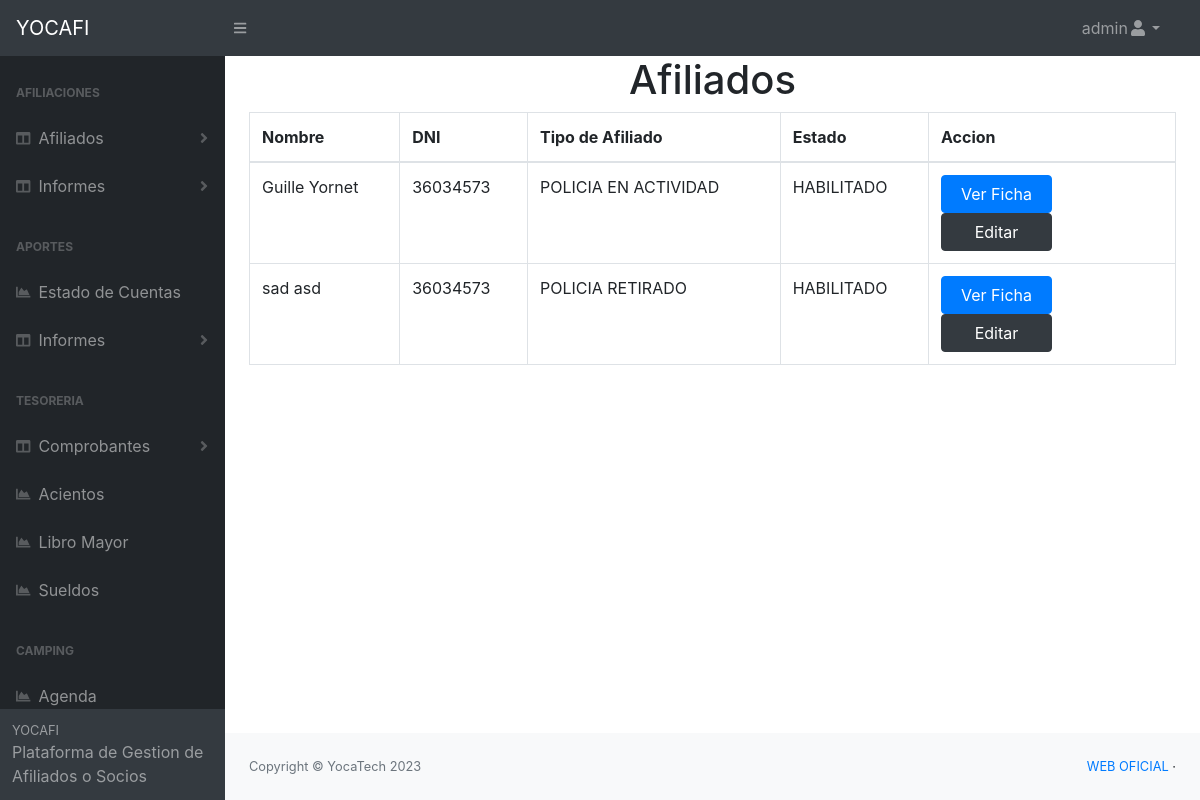
The app's page /pages/ver_afiliados.php (signed in), older data.
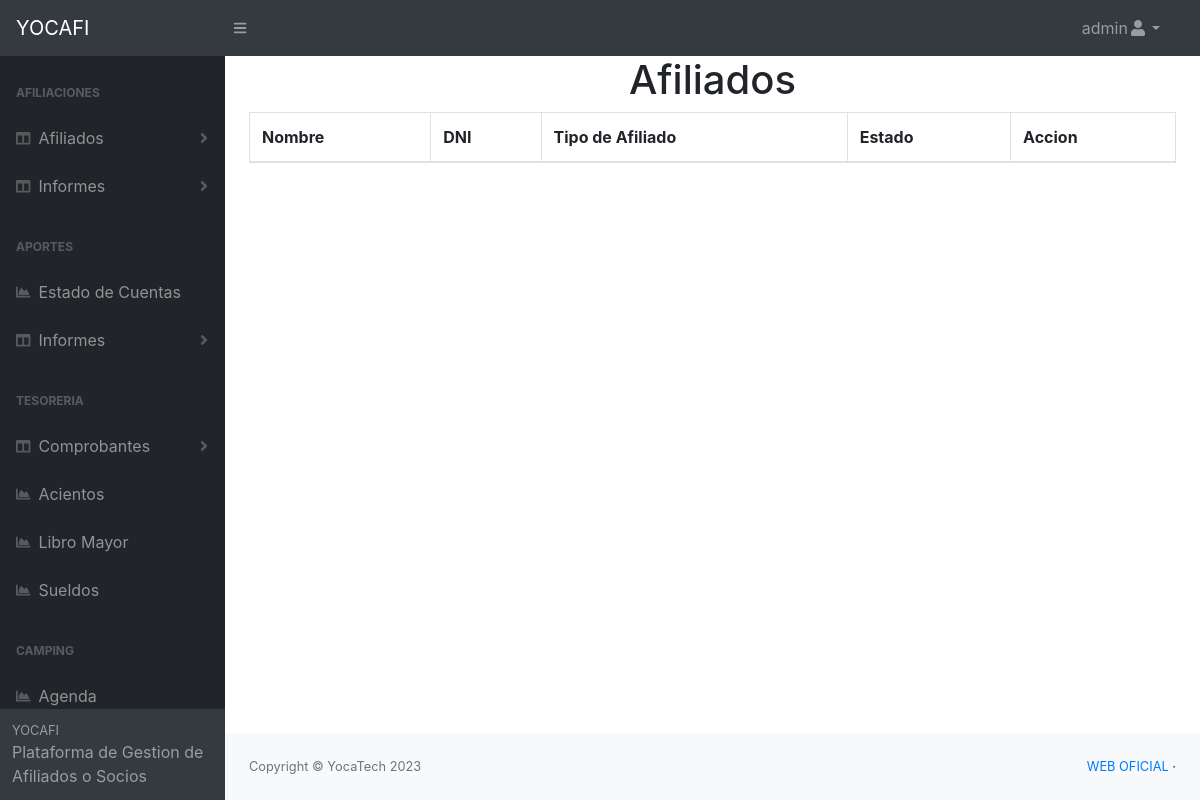
The same page, newer data.
### tables this page shows
CREATE TABLE `afiliado_titular` (
  `id` int(11) NOT NULL,
  `nombre` text NOT NULL,
  `apellido` text NOT NULL,
  `dni` text NOT NULL,
  `fecha_nacimiento` date NOT NULL,
  `domicilio` text NOT NULL,
  `telefono` text NOT NULL,
  `email` text DEFAULT NULL,
  `departamento` text NOT NULL,
  `estado_civil` text NOT NULL,
  `genero` text NOT NULL,
  `tipo_socio` text NOT NULL,
  `servicio_salud` varchar(10) NOT NULL,
  `socio_vitalicio` varchar(10) NOT NULL,
  `padron` text NOT NULL,
  `sector_laboral` text NOT NULL,
  `fecha_carga` date DEFAULT NULL,
  `hora_carga` time DEFAULT NULL,
  `usuario_carga` text NOT NULL,
  `estado` text DEFAULT NULL,
  `fecha_estado` date DEFAULT NULL,
  `hora_estado` time DEFAULT NULL,
  `usuario_estado` text DEFAULT NULL,
  `fecha_baja` date DEFAULT NULL,
  `hora_baja` time DEFAULT NULL,
  `usuario_baja` text DEFAULT NULL,
  `fecha_edicion` date DEFAULT NULL,
  `hora_edicion` time DEFAULT NULL,
  `usuario_edita` text DEFAULT NULL
);

### pages/ver_afiliados.php (the view, shortened to what this page needs)
<?php
    require 'conexion.php';
    $usuario = $_SESSION['usuario'];
    $tipo_usuario = $_SESSION['tipo_usuario'];
    $sql = "SELECT * FROM afiliado_titular";
    $resultado = $mysqli->query($sql);
?>
<?php
    include "header.php";
?>
    <body class="sb-nav-fixed">
    <?php
    include "nav_principal.php";
    ?>
        <div id="layoutSidenav">
           <?php
           include "inc_nav.php";
           ?>
            <div id="layoutSidenav_content">
                <main>
                    <h1 class="text-center">Afiliados</h1>
    <div class="container">
       <div class="row">
           <div class="col-lg-12">
            <table id="example" class="table table-bordered  display nowrap" cellspacing="0" width="100%">
                <thead>
                    <tr>
                        <th>Nombre</th>
                        <th>DNI</th>
                        <th>Tipo de Afiliado</th>
                        <th>Estado</th>
                        <th>Accion</th>
                    </tr>
                </thead>
                <tbody>
                   <?php while ($row = $resultado->fetch_assoc()) { ?>
                    <tr>
                        <td><?php echo $row['nombre']." ".$row['apellido']; ?></td>
                        <td><?php echo $row['dni']; ?></td>
                        <td><?php echo $row['tipo_socio']; ?></td>
                        <td><?php echo $row['estado']; ?></td>
                             <td><a href="ver_ficha.php?id=<?php echo $row['id']; ?>"class='btn btn-primary col-6 mr-2'>Ver Ficha</a><a href="editar_ficha.php?id=<?php echo $row['id']; ?>"class='btn btn-dark col-6'>Editar</a></td>
                    </tr>
                    <?php } ?>
                </tbody>
            </table>
           </div>
       </div>
    </div>
                </main>
                <?php
                    include "footer.php";
                ?>
            </div>
        </div>
    </body>
</html>

### pages/header.php (shortened to what this page needs)
<!DOCTYPE html>
<html lang="es">
    <head>
        <link rel="stylesheet" type="" href="../bootstrap/css/bootstrap.min.css">
        <link rel="stylesheet" type="" href="../css/estilos.css">
        <link rel="stylesheet" type="" href="../css/agenda.css">
        <link href="../css/styles.css" rel="stylesheet" />
        <link href="https://cdn.datatables.net/1.10.20/css/dataTables.bootstrap4.min.css" rel="stylesheet" />
    <link rel="stylesheet" href="https://stackpath.bootstrapcdn.com/bootstrap/4.4.1/css/bootstrap.min.css">
<link rel="stylesheet" type="text/css" href="https://cdn.datatables.net/v/bs4/dt-1.10.20/datatables.min.css"/>
<link rel="stylesheet" type="text/css" href="https://cdn.datatables.net/responsive/2.2.3/css/responsive.dataTables.min.css">
    <link rel="stylesheet" type="" href="../bootstrap/css/bootstrap.min.css">
    <link rel="stylesheet" type="" href="../css/estilos.css">
    <link href="../css/styles.css" rel="stylesheet" />
    <link href="https://cdn.datatables.net/1.10.20/css/dataTables.bootstrap4.min.css" rel="stylesheet" />
	</head>

### pages/nav_principal.php (shortened to what this page needs)
<nav class="sb-topnav navbar navbar-expand navbar-dark bg-dark">
            <a class="navbar-brand" href="principal.php">YOCAFI</a><button class="btn btn-link btn-sm order-1 order-lg-0" id="sidebarToggle" href="#"><i class="fas fa-bars"></i></button
			>
            <ul class="navbar-nav ml-auto mr-0 mr-md-3 my-2 my-md-0">
                <li class="nav-item dropdown">
                    <a class="nav-link dropdown-toggle" id="userDropdown" href="#" role="button" data-toggle="dropdown" aria-haspopup="true" aria-expanded="false"><?php echo $usuario; ?><i class="fas fa-user fa-fw"></i></a>
				</li>
			</ul>
		</nav>

### pages/inc_nav.php (shortened to what this page needs)
<div id="layoutSidenav_nav">
                <nav class="sb-sidenav accordion sb-sidenav-dark" id="sidenavAccordion">
                    <div class="sb-sidenav-menu">
                        <div class="nav">
							<?php if($tipo_usuario == 1 || $tipo_usuario == 2 || $tipo_usuario == 23 || $tipo_usuario == 25) { ?>
								<div class="sb-sidenav-menu-heading">Afiliaciones</div>
									<a class="nav-link collapsed" href="#" data-toggle="collapse" 						data-target="#afiliaciones" aria-expanded="false" aria-controls="afiliaciones">
										<div class="sb-nav-link-icon"><i class="fas fa-columns"></i></div>
                                		Afiliados
                                		<div class="sb-sidenav-collapse-arrow"><i class="fas fa-angle-down"></i></div>
									</a>
										<a class="nav-link collapsed" href="#" data-toggle="collapse" data-target="#informes_afiliaciones" aria-expanded="false" aria-controls="informes_afiliaciones">
										<div class="sb-nav-link-icon"><i class="fas fa-columns"></i></div>
                                		Informes
                                		<div class="sb-sidenav-collapse-arrow"><i class="fas fa-angle-down"></i></div>
									</a>
                            			<?php } ?>
								<?php if($tipo_usuario == 1 || $tipo_usuario == 3 || $tipo_usuario == 23) { ?>
								<div class="sb-sidenav-menu-heading">Aportes</div>
                             <a class="nav-link" href="estados_cuentas.php"
							><div class="sb-nav-link-icon"><i class="fas fa-chart-area"></i></div>
							Estado de Cuentas</a>
							<a class="nav-link collapsed" href="#" data-toggle="collapse" data-target="#informes_aportes" aria-expanded="false" aria-controls="informes_aportes">
										<div class="sb-nav-link-icon"><i class="fas fa-columns"></i></div>
                                		Informes
                                		<div class="sb-sidenav-collapse-arrow"><i class="fas fa-angle-down"></i></div>
									</a>
                                    <?php } ?>
							<?php if($tipo_usuario == 1 || $tipo_usuario == 4) { ?>
							<div class="sb-sidenav-menu-heading">Tesoreria</div>
							<a class="nav-link collapsed" href="#" data-toggle="collapse" data-target="#comprobantes" aria-expanded="false" aria-controls="comprobantes">
										<div class="sb-nav-link-icon"><i class="fas fa-columns"></i></div>
                                		Comprobantes
                                		<div class="sb-sidenav-collapse-arrow"><i class="fas fa-angle-down"></i></div>
									</a>
                             <a class="nav-link" href="contabilidad.php"
							><div class="sb-nav-link-icon"><i class="fas fa-chart-area"></i></div>
							Acientos</a>
							<a class="nav-link" href="libro_mayor.php"
							><div class="sb-nav-link-icon"><i class="fas fa-chart-area"></i></div>
							Libro Mayor</a>
							<a class="nav-link" href="#"
							><div class="sb-nav-link-icon"><i class="fas fa-chart-area"></i></div>
							Sueldos</a>
                                <?php } ?>
							<?php if($tipo_usuario == 1 || $tipo_usuario == 5 || $tipo_usuario == 25) { ?>
							<div class="sb-sidenav-menu-heading">Camping</div>
                             <a class="nav-link" href="agenda_camping.php"
							><div class="sb-nav-link-icon"><i class="fas fa-chart-area"></i></div>
							Agenda</a>
                                <?php } ?>
						</div>
					</div>
        	        <div class="sb-sidenav-footer">
                        <div class="small">YOCAFI</div>
                        Plataforma de Gestion de Afiliados o Socios
					</div>
				</nav>
			</div>

### pages/footer.php
<footer class="py-4 bg-light mt-auto">
                    <div class="container-fluid">
                        <div class="d-flex align-items-center justify-content-between small">
                            <div class="text-muted">Copyright &copy; YocaTech 2023</div>
                            <div>
                                <a href="http://www.yocatech.com">WEB OFICIAL</a>
                                &middot;
							</div>
						</div>
					</div>
				</footer>

Row changes from the older to the newer data that the page shows:
removed afiliado_titular: nombre "Guille", apellido "Yornet", dni "36034573", tipo_socio "POLICIA EN ACTIVIDAD", estado "HABILITADO"
removed afiliado_titular: nombre "sad", apellido "asd", dni "36034573", tipo_socio "POLICIA RETIRADO", estado "HABILITADO"
